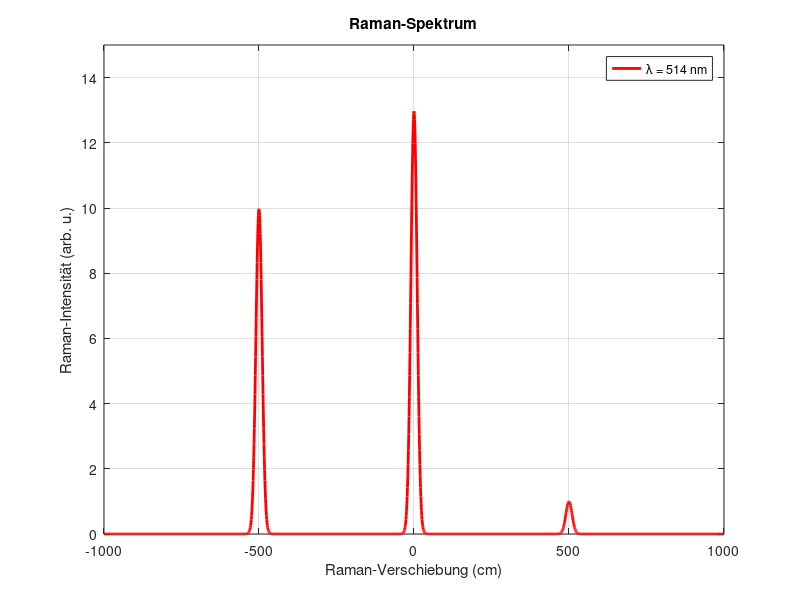

Write MATLAB code to recreate this figure.
x = linspace(-1000,1000,2001);
y = 100/0.4*normpdf(x,-500,10) + 130/0.4*normpdf(x,0,10) + 10/0.4*normpdf(x,500,10);

plot(x,y,'LineWidth',2,'Color','r','LineStyle','-')

xlabel('Raman-Verschiebung (cm)')
ylabel('Raman-Intensität (arb. u.)')
xlim([-1000 1000])
ylim([0 15])
title('Raman-Spektrum')
legend('\lambda = 514 nm')
grid on
